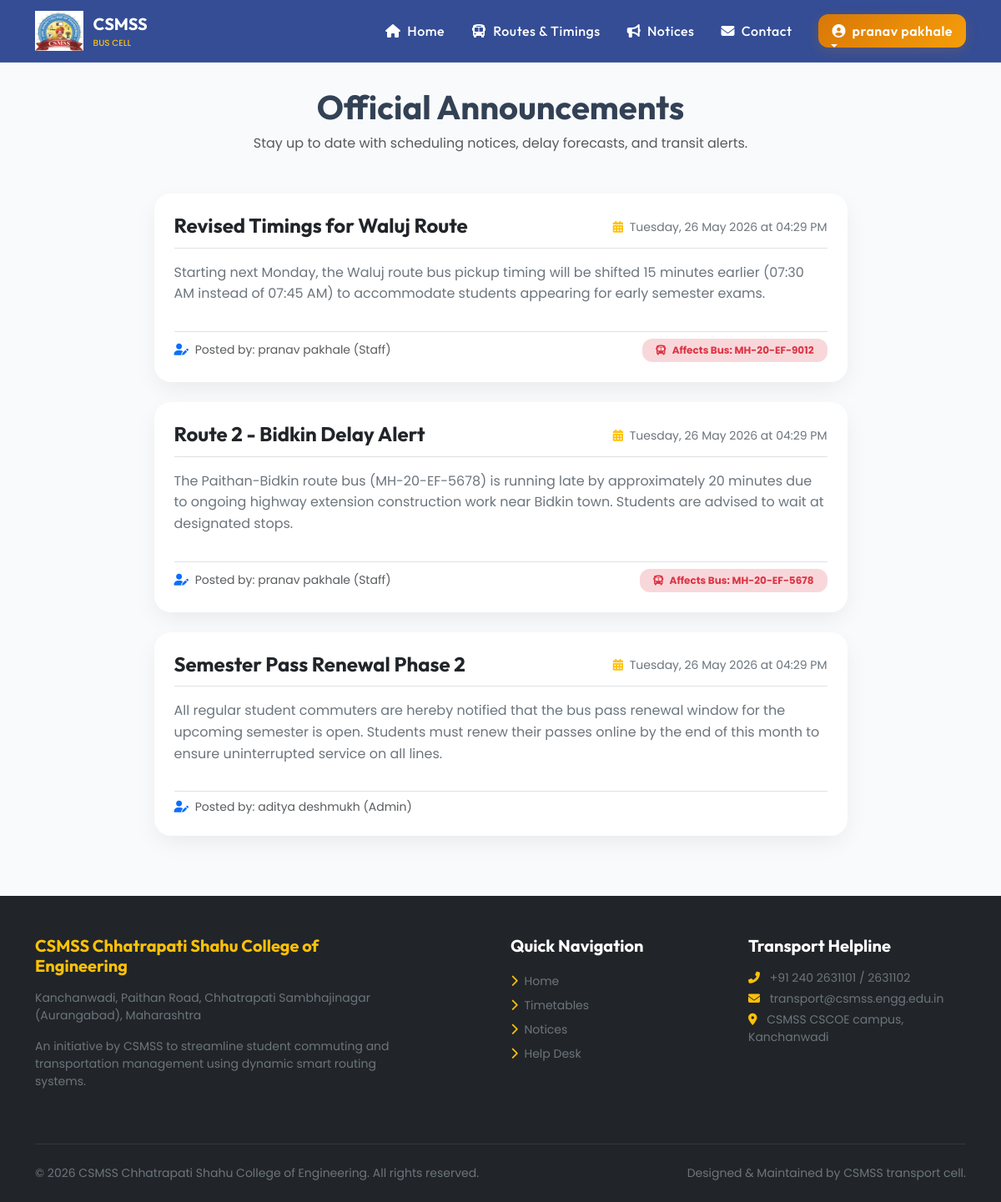
Screenshot of /notices (signed in) with the database file from the repository.
### models.py (models this page shows, shortened)
class User(db.Model, UserMixin):
    id = db.Column(db.Integer, primary_key=True)
    name = db.Column(db.String(100), nullable=False)
    email = db.Column(db.String(120), unique=True, nullable=False)
    password_hash = db.Column(db.String(256), nullable=False)
    role = db.Column(db.String(20), nullable=False)  # 'admin', 'staff', 'student'
    phone = db.Column(db.String(15), nullable=True)
    created_at = db.Column(db.DateTime, default=datetime.utcnow)

class NewsNotice(db.Model):
    id = db.Column(db.Integer, primary_key=True)
    title = db.Column(db.String(200), nullable=False)
    body = db.Column(db.Text, nullable=False)
    created_at = db.Column(db.DateTime, default=datetime.utcnow)
    bus_route_id = db.Column(db.Integer, db.ForeignKey('bus_route.id'), nullable=True)
    author_id = db.Column(db.Integer, db.ForeignKey('user.id'), nullable=False)
    route = db.relationship('BusRoute', backref=db.backref('notices', lazy=True))
    author = db.relationship('User', foreign_keys=[author_id])

class BusRoute(db.Model):
    id = db.Column(db.Integer, primary_key=True)
    route_name = db.Column(db.String(200), nullable=False)  # e.g., 'Chhatrapati Sambhajinagar - Paithan - Kanchanwadi'
    bus_number = db.Column(db.String(50), nullable=False)
    via_points = db.Column(db.String(500), nullable=False)  # e.g., 'CIDCO, Kranti Chowk, Railway Station'
    pickup_time = db.Column(db.String(50), nullable=False)  # e.g., '07:30 AM'
    dropoff_time = db.Column(db.String(50), nullable=False)  # e.g., '05:30 PM'
    status = db.Column(db.String(50), default="On Time")  # 'On Time', 'Delayed', 'Cancelled'
    delay_reason = db.Column(db.String(200), nullable=True)

### app.py (the view)
@app.route('/notices')
def notices_list():
    notices = NewsNotice.query.order_by(NewsNotice.created_at.desc()).all()
    return render_template('public/notices.html', notices=notices)

### app.py (called while the page is built)
@login_manager.user_loader
def load_user(user_id):
    return User.query.get(int(user_id))

@app.context_processor
def inject_branding():
    return {
        'college_name': 'CSMSS Chhatrapati Shahu College of Engineering',
        'college_address': 'Kanchanwadi, Paithan Road, Chhatrapati Sambhajinagar (Aurangabad), Maharashtra',
        'current_year': datetime.now().year
    }

### templates/public/notices.html (shortened to what this page needs)
{% extends "base.html" %}
{% block content %}
<div class="container my-5 py-4">
    <div class="text-center mb-5 animate-fade-in">
        <h1 class="fw-bold" style="font-family: 'Outfit'; color: var(--primary-color);">Official Announcements</h1>
        <p class="text-muted">Stay up to date with scheduling notices, delay forecasts, and transit alerts.</p>
    </div>
    <div class="row justify-content-center">
        <div class="col-md-9">
            {% if notices %}
                <div class="d-flex flex-column gap-4">
                    {% for notice in notices %}
                    <div class="card card-premium p-4 border-0 position-relative">
                        <div class="d-flex flex-wrap align-items-center justify-content-between mb-3 border-bottom pb-2">
                            <h4 class="fw-bold mb-1 text-dark">{{ notice.title }}</h4>
                            <span class="text-secondary small"><i class="fas fa-calendar-alt me-1 text-warning"></i> {{ notice.created_at.strftime('%A, %d %B %Y at %I:%M %p') }}</span>
                        </div>
                        <p class="text-secondary" style="line-height: 1.6;">{{ notice.body }}</p>
                        <div class="d-flex flex-wrap gap-2 align-items-center justify-content-between mt-3 pt-2 border-top">
                            <span class="small text-muted"><i class="fas fa-user-edit text-primary me-1"></i> Posted by: {{ notice.author.name }} ({{ notice.author.role.capitalize() }})</span>
                            {% if notice.route %}
                                <span class="badge bg-danger-subtle text-danger px-3 py-2" style="border-radius:12px;">
                                    <i class="fas fa-bus me-1"></i> Affects Bus: {{ notice.route.bus_number }}
                                </span>
                            {% endif %}
                        </div>
                    </div>
                    {% endfor %}
                </div>
            {% else %}
                <div class="text-center py-5 border rounded-4 bg-white shadow-sm">
                    <i class="fas fa-folder-open fa-3x mb-3 text-secondary"></i>
                    <p class="text-muted mb-0">The announcement board is currently clear.</p>
                </div>
            {% endif %}
        </div>
    </div>
</div>
{% endblock %}

### templates/base.html (shortened to what this page needs)
<!DOCTYPE html>
<html lang="en">
<head>
    <link href="https://cdnjs.cloudflare.com/ajax/libs/font-awesome/6.4.0/css/all.min.css" rel="stylesheet">
    <link href="https://cdn.jsdelivr.net/npm/bootstrap@5.3.0/dist/css/bootstrap.min.css" rel="stylesheet">
    <link rel="stylesheet" href="{{ url_for('static', filename='css/style.css') }}">
</head>
<body>
    <nav class="navbar navbar-expand-lg navbar-dark navbar-glass fixed-top no-print">
        <div class="container">
            <a class="navbar-brand d-flex align-items-center" href="{{ url_for('home') }}">
                <img src="{{ url_for('static', filename='images/logo.png') }}" alt="CSMSS Logo">
                <div>
                    <span class="d-block fw-bold fs-5 text-white" style="font-family: 'Outfit';">CSMSS</span>
                    <span class="d-block text-warning" style="font-size: 0.65rem; font-weight: 500;">BUS CELL</span>
                </div>
            </a>
            <div class="collapse navbar-collapse" id="mainNavbar">
                <ul class="navbar-nav ms-auto mb-2 mb-lg-0 align-items-center">
                    <li class="nav-item">
                        <a class="nav-link text-white" href="{{ url_for('home') }}"><i class="fas fa-home me-1"></i> Home</a>
                    </li>
                    <li class="nav-item">
                        <a class="nav-link text-white" href="{{ url_for('schedules') }}"><i class="fas fa-bus me-1"></i> Routes & Timings</a>
                    </li>
                    <li class="nav-item">
                        <a class="nav-link text-white" href="{{ url_for('notices_list') }}"><i class="fas fa-bullhorn me-1"></i> Notices</a>
                    </li>
                    <li class="nav-item">
                        <a class="nav-link text-white" href="{{ url_for('contact') }}"><i class="fas fa-envelope me-1"></i> Contact</a>
                    </li>
                    {% if current_user.is_authenticated %}
                        <li class="nav-item dropdown ms-lg-3">
                            <a class="nav-link dropdown-toggle btn btn-csmss-secondary text-white px-3" href="#" id="userDropdown" role="button" data-bs-toggle="dropdown">
                                <i class="fas fa-user-circle me-1"></i> {{ current_user.name }}
                            </a>
                        </li>
                    {% endif %}
                </ul>
            </div>
        </div>
    </nav>
    <div style="margin-top: 80px;">
        {% block content %}{% endblock %}
    </div>
    <footer class="bg-dark text-light pt-5 pb-4 mt-5 no-print" style="border-top: 5px solid var(--secondary-color);">
        <div class="container">
            <div class="row">
                <div class="col-md-5 mb-4">
                    <h5 class="text-warning fw-bold mb-3">{{ college_name }}</h5>
                    <p class="text-secondary small">{{ college_address }}</p>
                    <p class="small text-secondary mt-3">An initiative by CSMSS to streamline student commuting and transportation management using dynamic smart routing systems.</p>
                </div>
                <div class="col-md-3 mb-4 ms-auto">
                    <h5 class="text-white fw-bold mb-3">Quick Navigation</h5>
                    <ul class="list-unstyled">
                        <li><a href="{{ url_for('home') }}" class="text-secondary text-decoration-none small d-block py-1 hover-link"><i class="fas fa-chevron-right me-1 text-warning"></i> Home</a></li>
                        <li><a href="{{ url_for('schedules') }}" class="text-secondary text-decoration-none small d-block py-1 hover-link"><i class="fas fa-chevron-right me-1 text-warning"></i> Timetables</a></li>
                        <li><a href="{{ url_for('notices_list') }}" class="text-secondary text-decoration-none small d-block py-1 hover-link"><i class="fas fa-chevron-right me-1 text-warning"></i> Notices</a></li>
                        <li><a href="{{ url_for('contact') }}" class="text-secondary text-decoration-none small d-block py-1 hover-link"><i class="fas fa-chevron-right me-1 text-warning"></i> Help Desk</a></li>
                    </ul>
                </div>
                <div class="col-md-3 mb-4">
                    <h5 class="text-white fw-bold mb-3">Transport Helpline</h5>
                    <p class="small text-secondary mb-1"><i class="fas fa-phone-alt text-warning me-2"></i> +91 240 2631101 / 2631102</p>
                    <p class="small text-secondary mb-1"><i class="fas fa-envelope text-warning me-2"></i> transport@csmss.engg.edu.in</p>
                    <p class="small text-secondary mb-1"><i class="fas fa-map-marker-alt text-warning me-2"></i> CSMSS CSCOE campus, Kanchanwadi</p>
                </div>
            </div>
            <hr class="border-secondary mt-4 mb-4">
            <div class="row align-items-center">
                <div class="col-md-6">
                    <p class="small text-secondary mb-0">&copy; {{ current_year }} CSMSS Chhatrapati Shahu College of Engineering. All rights reserved.</p>
                </div>
                <div class="col-md-6 text-md-end">
                    <p class="small text-secondary mb-0">Designed & Maintained by CSMSS transport cell.</p>
                </div>
            </div>
        </div>
    </footer>
</body>
</html>

### static/css/style.css (style rules this page uses)
body { font-family: 'Poppins', sans-serif; background-color: #f8fafc; color: #334155; overflow-x: hidden; scroll-behavior: smooth; }
h1, h2, h3, h4, h5, h6 { font-family: 'Outfit', sans-serif; font-weight: 700; color: #1e3a8a; }
.animate-fade-in { animation: fadeInUp 0.6s cubic-bezier(0.16, 1, 0.3, 1) forwards; }
.navbar-glass { background: rgba(30, 58, 138, 0.9); backdrop-filter: blur(10px); -webkit-backdrop-filter: blur(10px); border-bottom: 1px solid rgba(255, 255, 255, 0.1); transition: all 0.3s ease; }
.navbar-brand img { height: 48px; margin-right: 12px; }
.nav-link { font-family: 'Outfit', sans-serif; font-weight: 500; letter-spacing: 0.5px; padding: 0.5rem 1rem !important; position: relative; }
.nav-link::after { content: ''; position: absolute; width: 0; height: 2px; bottom: 0; left: 10px; background-color: #d97706; transition: width 0.3s ease; }
.card-premium { background: #ffffff; border: none; border-radius: 20px; box-shadow: 0 10px 30px -5px rgba(0, 0, 0, 0.08); transition: all 0.4s cubic-bezier(0.16, 1, 0.3, 1); overflow: hidden; }
.btn-csmss-secondary { background: linear-gradient(135deg, #d97706 0%, #f59e0b 100%); color: #ffffff; border: none; border-radius: 12px; padding: 0.75rem 1.5rem; font-weight: 600; box-shadow: 0 4px 15px rgba(217, 119, 6, 0.2); transition: all 0.3s ease; }

### rows the page displays
User: name "pranav pakhale"
NewsNotice: title "Revised Timings for Waluj Route", created_at "Tuesday, 26 May 2026 at 04:29 PM", body "Starting next Monday, the Waluj route bus pickup timing will be shifted 15 minutes earlier (07:30 AM instead of 07:45 AM) to accommodate students appearing for early semester exams.", author.name "pranav pakhale", author.role "Staff", route.bus_number "MH-20-EF-9012"
NewsNotice: title "Route 2 - Bidkin Delay Alert", created_at "Tuesday, 26 May 2026 at 04:29 PM", body "The Paithan-Bidkin route bus (MH-20-EF-5678) is running late by approximately 20 minutes due to ongoing highway extension construction work near Bidkin town. Students are advised to wait at designated stops.", author.name "pranav pakhale", author.role "Staff", route.bus_number "MH-20-EF-5678"
NewsNotice: title "Semester Pass Renewal Phase 2", created_at "Tuesday, 26 May 2026 at 04:29 PM", body "All regular student commuters are hereby notified that the bus pass renewal window for the upcoming semester is open. Students must renew their passes online by the end of this month to ensure uninterrupted service on all lines.", author.name "aditya deshmukh", author.role "Admin"

### other values shown
{{ college_name }} "CSMSS Chhatrapati Shahu College of Engineering"
{{ college_address }} "Kanchanwadi, Paithan Road, Chhatrapati Sambhajinagar (Aurangabad), Maharashtra"
